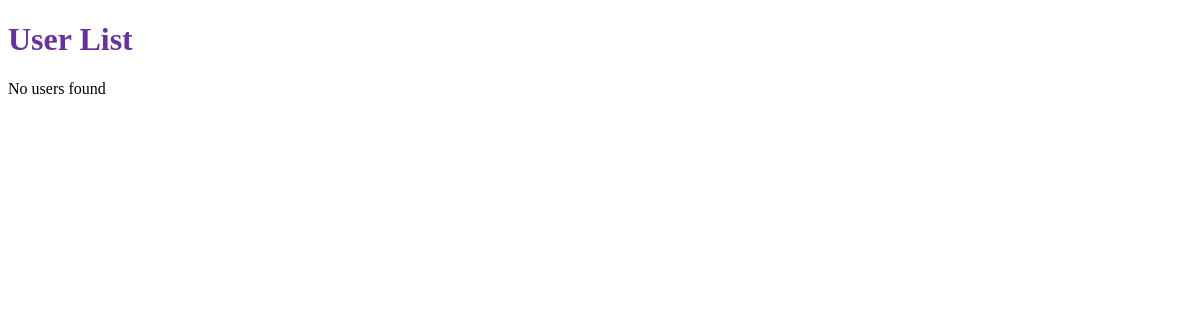
Before: /users/ with the older database file.
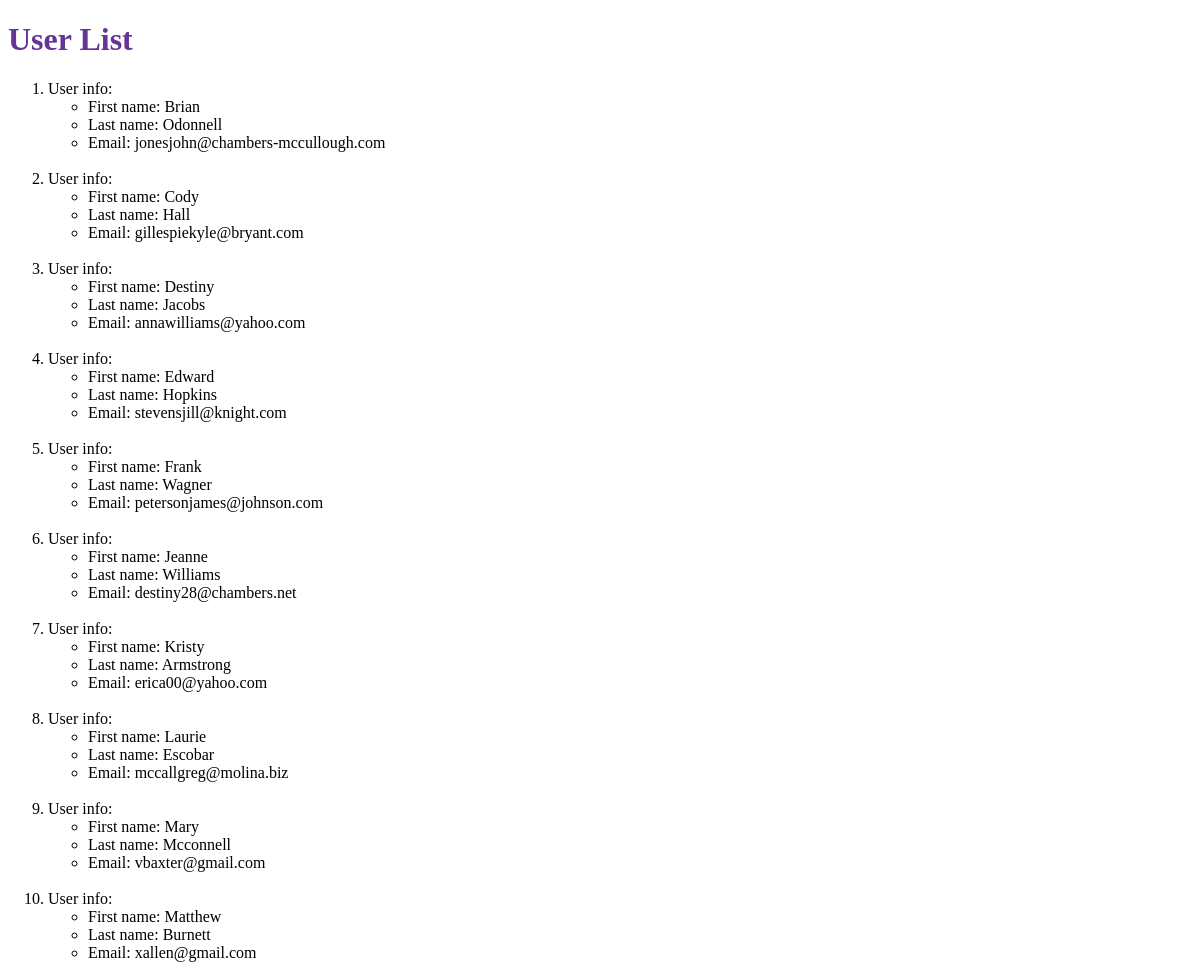
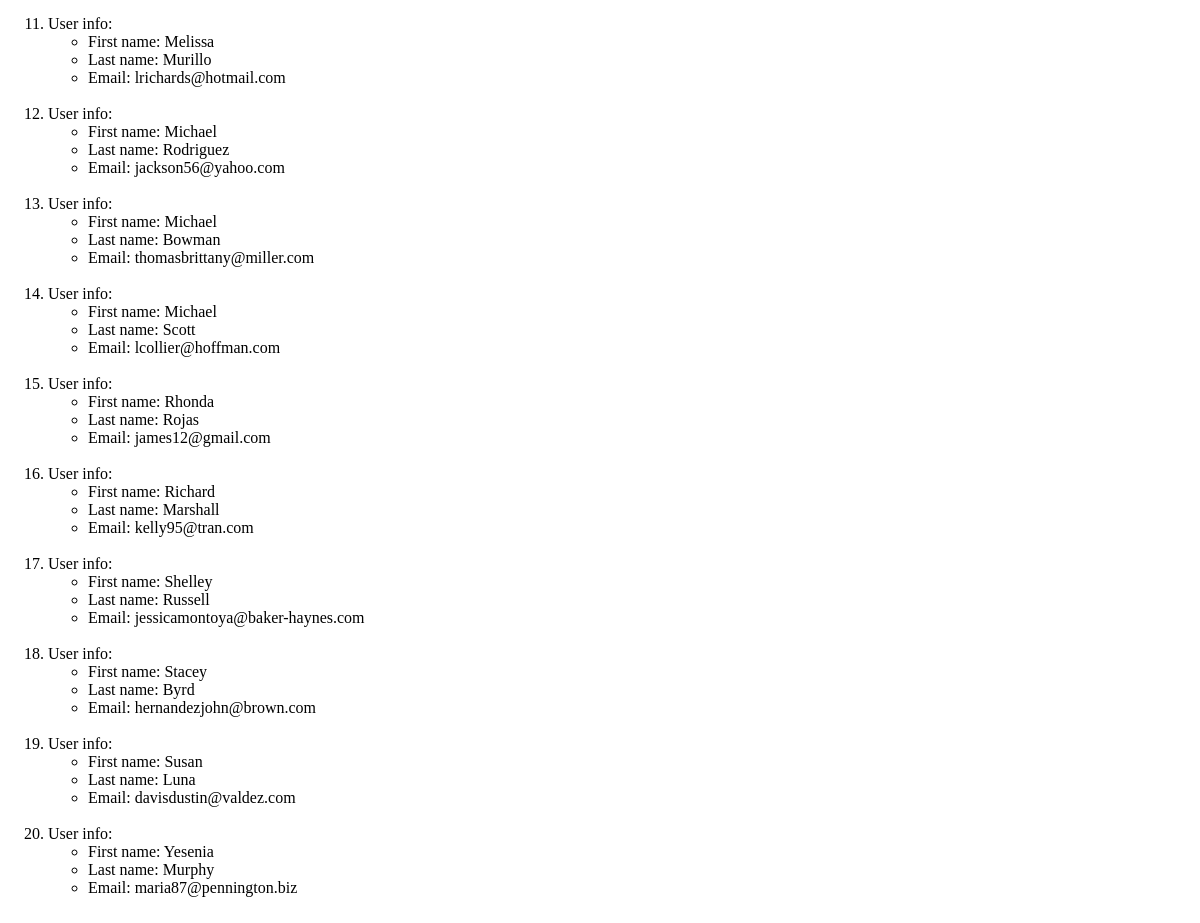
After: the same page with the newer database file (2 pictures, top to bottom).
### apptwo/models.py (models this page shows, shortened)
class User(models.Model):
    first_name = models.CharField(max_length=264)
    last_name = models.CharField(max_length=264)
    email = models.EmailField(max_length=264, unique=True)

### apptwo/views.py (the view)
# urls.py: url(r'^users/', views.users, name='users'),
def users(request):
    user_list = User.objects.order_by('first_name')
    user_dict = {'user_list': user_list}
    return render(request, 'users.html', context=user_dict)

### templates/users.html (shortened to what this page needs)
<!DOCTYPE html>
{% load staticfiles %}
<html>
  <head>
    <link rel="stylesheet" href="{%static 'css/styles.css' %}">
  </head>
  <body>
    <h1>User List</h1>
    {% if user_list %}
    <ol>
      {% for user in user_list %}
      <li>User info:</li>
      <ul>
        <li>First name: {{ user.first_name }}</li>
        <li>Last name: {{ user.last_name }}</li>
        <li>Email: {{ user.email }}</li>
      </ul>
      <br>
      {% endfor %}
    </ol>
    {% else %}
    <p>No users found</p>
    {% endif %}
  </body>
</html>

### static/css/styles.css (style rules this page uses)
h1 { color: rebeccapurple; }

Changed rows visible on the page:
added User: first_name "Brian", last_name "Odonnell", email "jonesjohn@chambers-mccullough.com"
added User: first_name "Cody", last_name "Hall", email "gillespiekyle@bryant.com"
added User: first_name "Destiny", last_name "Jacobs", email "annawilliams@yahoo.com"
added User: first_name "Edward", last_name "Hopkins", email "stevensjill@knight.com"
added User: first_name "Frank", last_name "Wagner", email "petersonjames@johnson.com"
added User: first_name "Jeanne", last_name "Williams", email "destiny28@chambers.net"
added User: first_name "Kristy", last_name "Armstrong", email "erica00@yahoo.com"
added User: first_name "Laurie", last_name "Escobar", email "mccallgreg@molina.biz"
added User: first_name "Mary", last_name "Mcconnell", email "vbaxter@gmail.com"
added User: first_name "Matthew", last_name "Burnett", email "xallen@gmail.com"
added User: first_name "Melissa", last_name "Murillo", email "lrichards@hotmail.com"
added User: first_name "Michael", last_name "Rodriguez", email "jackson56@yahoo.com"
added User: first_name "Michael", last_name "Bowman", email "thomasbrittany@miller.com"
added User: first_name "Michael", last_name "Scott", email "lcollier@hoffman.com"
added User: first_name "Rhonda", last_name "Rojas", email "james12@gmail.com"
added User: first_name "Richard", last_name "Marshall", email "kelly95@tran.com"
added User: first_name "Shelley", last_name "Russell", email "jessicamontoya@baker-haynes.com"
added User: first_name "Stacey", last_name "Byrd", email "hernandezjohn@brown.com"
added User: first_name "Susan", last_name "Luna", email "davisdustin@valdez.com"
added User: first_name "Yesenia", last_name "Murphy", email "maria87@pennington.biz"
Other visible differences:
text no longer shown: "No users found"
